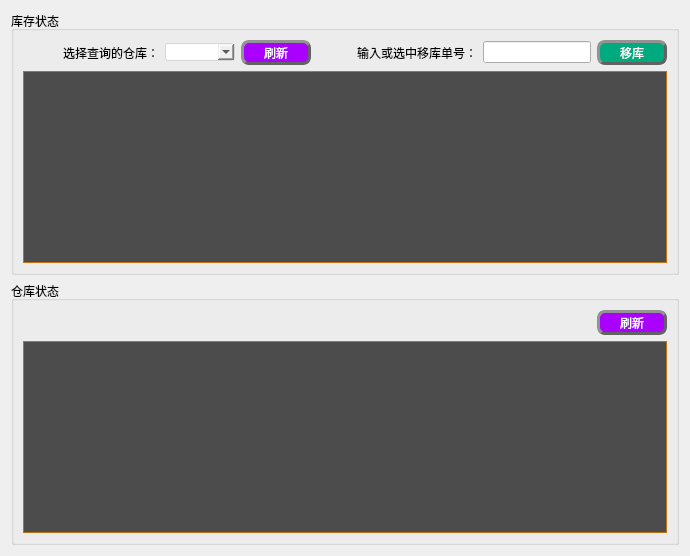
     <widget class="QWidget" name="tab_10">
      <attribute name="title">
       <string/>
      </attribute>
      <layout class="QVBoxLayout" name="verticalLayout_20">
       <item>
        <layout class="QVBoxLayout" name="verticalLayout_17">
         <item>
          <widget class="QGroupBox" name="groupBox_17">
           <property name="title">
            <string>库存状态</string>
           </property>
           <layout class="QVBoxLayout" name="verticalLayout_19">
            <item>
             <layout class="QHBoxLayout" name="horizontalLayout_31">
              <item>
               <spacer name="horizontalSpacer_21">
                <property name="orientation">
                 <enum>Qt::Horizontal</enum>
                </property>
                <property name="sizeHint" stdset="0">
                 <size>
                  <width>40</width>
                  <height>20</height>
                 </size>
                </property>
               </spacer>
              </item>
              <item>
               <widget class="QLabel" name="label_79">
                <property name="styleSheet">
                 <string notr="true">font: 75 10pt &quot;微软雅黑&quot;;</string>
                </property>
                <property name="text">
                 <string>选择查询的仓库：</string>
                </property>
               </widget>
              </item>
              <item>
               <widget class="QComboBox" name="comboBox_5">
                <property name="minimumSize">
                 <size>
                  <width>70</width>
                  <height>0</height>
                 </size>
                </property>
                <property name="styleSheet">
                 <string notr="true">QComboBox{
border:1px solid #d7d7d7; 
border-radius: 3px; 
}
QListView::item:!selected{
color: #19649f;
} 
QListView::item:selected:active{
background-color: #1275c3;
}
QListView::item:selected{
color: white;
}</string>
                </property>
               </widget>
              </item>
              <item>
               <widget class="QPushButton" name="pushButton_102">
                <property name="minimumSize">
                 <size>
                  <width>70</width>
                  <height>25</height>
                 </size>
                </property>
                <property name="maximumSize">
                 <size>
                  <width>70</width>
                  <height>25</height>
                 </size>
                </property>
                <property name="styleSheet">
                 <string notr="true">QPushButton{
font: 75 11pt &quot;微软雅黑&quot;;
color:rgb(255, 255, 255);
background-color:rgb(170, 0, 255);
border-radius: 8px;
border: 3px groove rgb(98, 98, 98);
border-style: outset;
}
QPushButton:pressed{
border-style: inset;
}
QPushButton:hover{
background-color:rgb(255, 170, 0);
}

</string>
                </property>
                <property name="text">
                 <string>刷新</string>
                </property>
                <property name="icon">
                 <iconset>
                  <activeoff>:/qt 图标/更新图标/refresh.ico</activeoff>
                 </iconset>
                </property>
               </widget>
              </item>
              <item>
               <spacer name="horizontalSpacer_20">
                <property name="orientation">
                 <enum>Qt::Horizontal</enum>
                </property>
                <property name="sizeHint" stdset="0">
                 <size>
                  <width>40</width>
                  <height>20</height>
                 </size>
                </property>
               </spacer>
              </item>
              <item>
               <widget class="QLabel" name="label_80">
                <property name="styleSheet">
                 <string notr="true">font: 75 10pt &quot;微软雅黑&quot;;</string>
                </property>
                <property name="text">
                 <string>输入或选中移库单号：</string>
                </property>
               </widget>
              </item>
              <item>
               <widget class="QLineEdit" name="lineEdit_24"/>
              </item>
              <item>
               <widget class="QPushButton" name="pushButton_101">
                <property name="minimumSize">
                 <size>
                  <width>70</width>
                  <height>25</height>
                 </size>
                </property>
                <property name="maximumSize">
                 <size>
                  <width>70</width>
                  <height>25</height>
                 </size>
                </property>
                <property name="styleSheet">
                 <string notr="true">QPushButton{
font: 75 11pt &quot;微软雅黑&quot;;
color:rgb(255, 255, 255);
background-color:rgb(0, 170, 127);
border-radius: 8px;
border: 3px groove rgb(98, 98, 98);
border-style: outset;
}
QPushButton:pressed{
border-style: inset;
}
QPushButton:hover{
background-color:rgb(255, 170, 0);
}

</string>
                </property>
                <property name="text">
                 <string>移库</string>
                </property>
                <property name="icon">
                 <iconset>
                  <activeoff>:/qt 图标/更新图标/export.ico</activeoff>
                 </iconset>
                </property>
               </widget>
              </item>
             </layout>
            </item>
            <item>
             <widget class="QTableView" name="tableView_11">
              <property name="styleSheet">
               <string notr="true">QHeaderView::section{  
    background: rgb(76, 76, 76);
    color: rgb(240, 240, 240);  
    padding-left: 4px;  
    border: 1px solid #C07010;  
    min-height: 30px;  
}  /*表头*/
QTableView{  
    color: rgb(0, 0, 0);  
    border: 1px solid #C07010;          /*边框颜色*/  
    gridline-color:#C07010;             /*grid线颜色*/  
    background-color: rgb(76, 76, 76); 
    alternate-background-color: rgb(200, 200, 200); /*行交替颜色*/  
    selection-background-color: rgb(130, 190, 100); /*选中行背景颜色*/  
}  
  
QTableView::item:!alternate:!selected{  
    background-color: rgb(220, 220, 220);    /*交替行的另一颜色*/  
}  
</string>
              </property>
             </widget>
            </item>
           </layout>
          </widget>
         </item>
        </layout>
       </item>
       <item>
        <widget class="QGroupBox" name="groupBox_16">
         <property name="title">
          <string>仓库状态</string>
         </property>
         <layout class="QVBoxLayout" name="verticalLayout_18">
          <item>
           <layout class="QHBoxLayout" name="horizontalLayout">
            <item>
             <spacer name="horizontalSpacer_25">
              <property name="orientation">
               <enum>Qt::Horizontal</enum>
              </property>
              <property name="sizeHint" stdset="0">
               <size>
                <width>40</width>
                <height>20</height>
               </size>
              </property>
             </spacer>
            </item>
            <item>
             <widget class="QPushButton" name="pushButton_13">
              <property name="minimumSize">
               <size>
                <width>70</width>
                <height>25</height>
               </size>
              </property>
              <property name="maximumSize">
               <size>
                <width>70</width>
                <height>25</height>
               </size>
              </property>
              <property name="styleSheet">
               <string notr="true">QPushButton{
font: 75 11pt &quot;微软雅黑&quot;;
color:rgb(255, 255, 255);
background-color:rgb(170, 0, 255);
border-radius: 8px;
border: 3px groove rgb(98, 98, 98);
border-style: outset;
}
QPushButton:pressed{
border-style: inset;
}
QPushButton:hover{
background-color:rgb(255, 170, 0);
}

</string>
              </property>
              <property name="text">
               <string>刷新</string>
              </property>
              <property name="icon">
               <iconset>
                <activeoff>:/qt 图标/更新图标/refresh.ico</activeoff>
               </iconset>
              </property>
             </widget>
            </item>
           </layout>
          </item>
          <item>
           <widget class="QTableView" name="tableView_12">
            <property name="styleSheet">
             <string notr="true">QHeaderView::section{  
    background: rgb(76, 76, 76);
    color: rgb(240, 240, 240);  
    padding-left: 4px;  
    border: 1px solid #C07010;  
    min-height: 30px;  
}  /*表头*/
QTableView{  
    color: rgb(0, 0, 0);  
    border: 1px solid #C07010;          /*边框颜色*/  
    gridline-color:#C07010;             /*grid线颜色*/  
    background-color: rgb(76, 76, 76); 
    alternate-background-color: rgb(200, 200, 200); /*行交替颜色*/  
    selection-background-color: rgb(130, 190, 100); /*选中行背景颜色*/  
}  
  
QTableView::item:!alternate:!selected{  
    background-color: rgb(220, 220, 220);    /*交替行的另一颜色*/  
}  
</string>
            </property>
           </widget>
          </item>
         </layout>
        </widget>
       </item>
      </layout>
     </widget>
